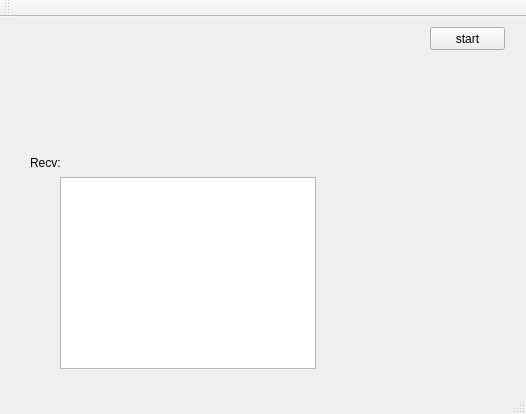
<?xml version="1.0" encoding="UTF-8"?>
<ui version="4.0">
 <class>MainWindow</class>
 <widget class="QMainWindow" name="MainWindow">
  <property name="geometry">
   <rect>
    <x>0</x>
    <y>0</y>
    <width>526</width>
    <height>414</height>
   </rect>
  </property>
  <property name="windowTitle">
   <string>MainWindow</string>
  </property>
  <widget class="QWidget" name="centralWidget">
   <widget class="QListWidget" name="listWidgetRecvData">
    <property name="geometry">
     <rect>
      <x>60</x>
      <y>160</y>
      <width>256</width>
      <height>192</height>
     </rect>
    </property>
   </widget>
   <widget class="QLabel" name="label">
    <property name="geometry">
     <rect>
      <x>30</x>
      <y>140</y>
      <width>54</width>
      <height>12</height>
     </rect>
    </property>
    <property name="text">
     <string>Recv:</string>
    </property>
   </widget>
   <widget class="QPushButton" name="pushButtonStart">
    <property name="geometry">
     <rect>
      <x>430</x>
      <y>10</y>
      <width>75</width>
      <height>23</height>
     </rect>
    </property>
    <property name="text">
     <string>start</string>
    </property>
   </widget>
  </widget>
  <widget class="QMenuBar" name="menuBar">
   <property name="geometry">
    <rect>
     <x>0</x>
     <y>0</y>
     <width>526</width>
     <height>23</height>
    </rect>
   </property>
  </widget>
  <widget class="QToolBar" name="mainToolBar">
   <attribute name="toolBarArea">
    <enum>TopToolBarArea</enum>
   </attribute>
   <attribute name="toolBarBreak">
    <bool>false</bool>
   </attribute>
  </widget>
  <widget class="QStatusBar" name="statusBar"/>
 </widget>
 <layoutdefault spacing="6" margin="11"/>
 <resources/>
 <connections/>
</ui>
